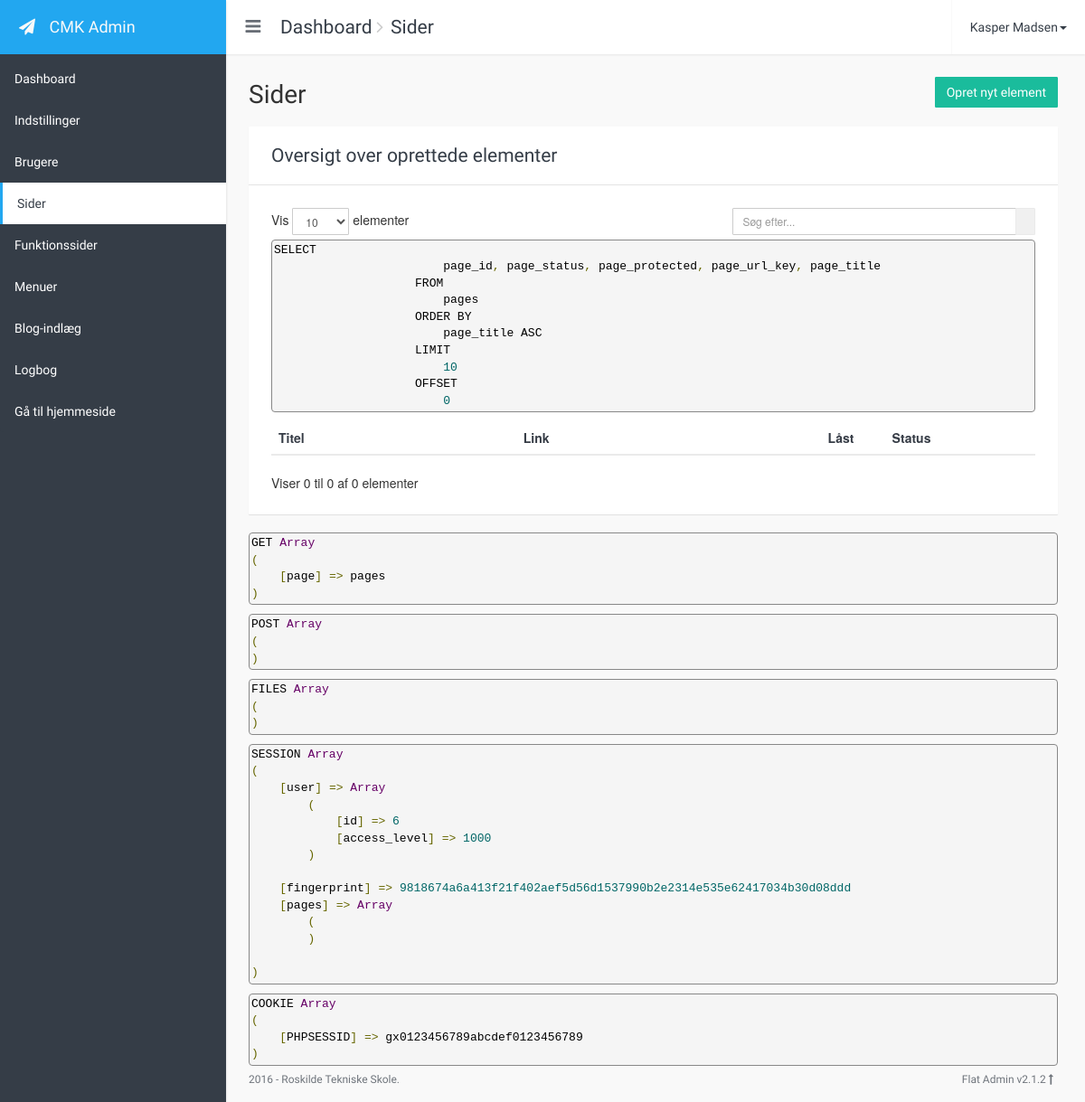
The page /cmk-cms/index.php?page=pages (signed in) on the database as committed earlier.
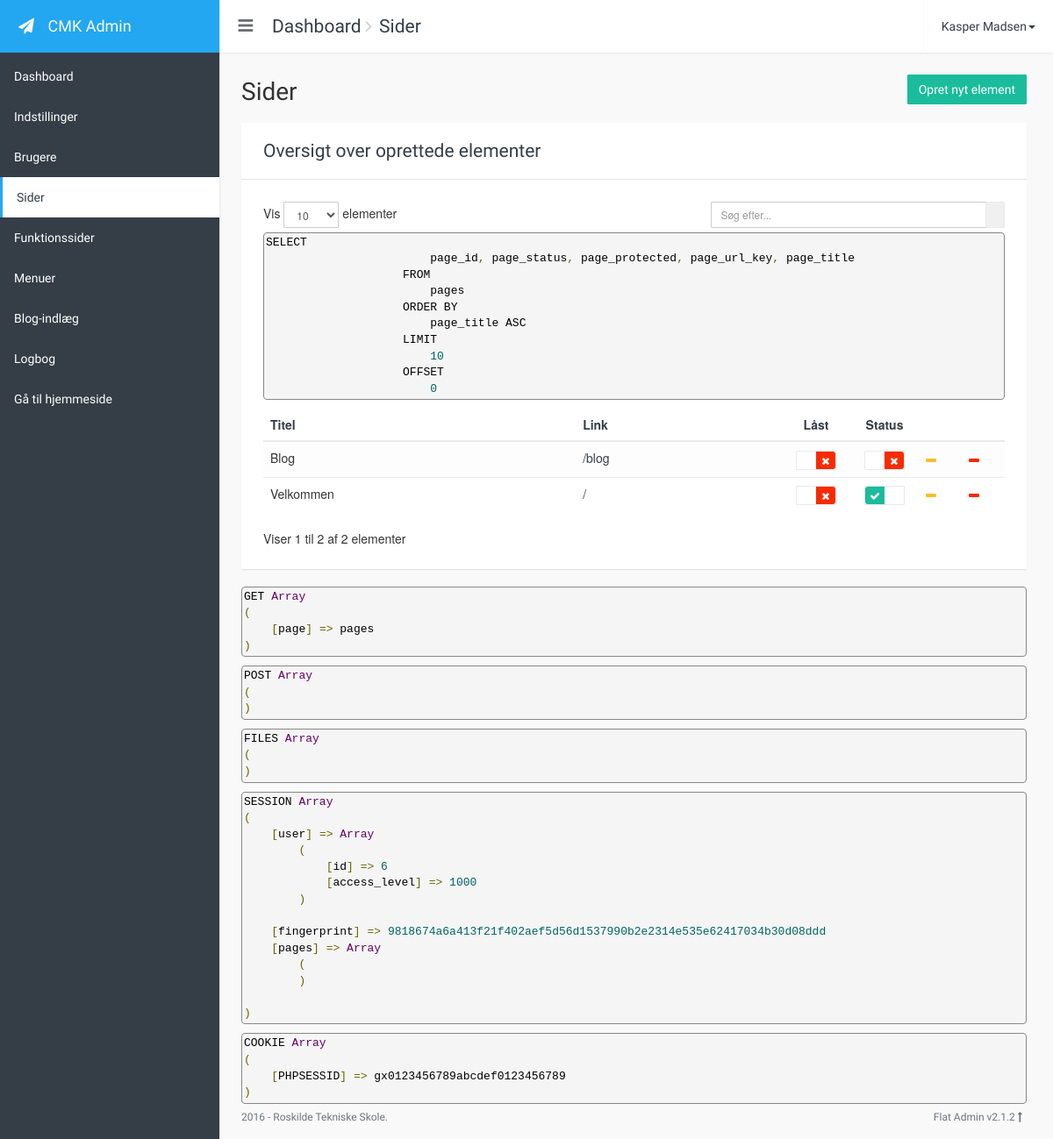
The same page on the database as committed later.
### tables this page shows
CREATE TABLE `users` (
  `user_id` mediumint(8) UNSIGNED NOT NULL,
  `user_status` tinyint(1) UNSIGNED NOT NULL DEFAULT '1' COMMENT '0=Disabled, 1=Enabled',
  `user_created` timestamp NOT NULL DEFAULT CURRENT_TIMESTAMP,
  `user_name` varchar(100) NOT NULL,
  `user_email` varchar(100) NOT NULL,
  `user_password` varchar(255) NOT NULL,
  `fk_role_id` tinyint(3) UNSIGNED NOT NULL DEFAULT '4'
);

CREATE TABLE `pages` (
  `page_id` mediumint(8) UNSIGNED NOT NULL,
  `page_status` tinyint(1) UNSIGNED NOT NULL COMMENT '0=Disabled, 1=Enabled',
  `page_protected` tinyint(1) UNSIGNED NOT NULL COMMENT '0=No, 1=Yes',
  `page_url_key` varchar(50) NOT NULL,
  `page_title` varchar(55) NOT NULL,
  `page_meta_robots` enum('noindex, follow','noindex, nofollow','index, follow','index, nofollow') NOT NULL DEFAULT 'noindex, follow',
  `page_meta_description` varchar(155) DEFAULT NULL
);

### cmk-cms/config.php (called while the page is built, shortened)
<?php
$include_path	= 'includes/';
require $include_path . 'functions.php';
$buttons =
[
	'save'		=> 'btn btn-success',
	'create'	=> 'btn btn-success',
	'edit'		=> 'btn btn-warning btn-xs',
	'delete'	=> 'btn btn-danger btn-xs',
	'primary'	=> 'btn btn-primary',
	'default'	=> 'btn btn-default'
];

### cmk-cms/view/pages.php (the view, shortened to what the rows shown need)
<?php
$page_length	= isset($_SESSION[$view_file]['page_length'])	? intval($_SESSION[$view_file]['page_length'])	: PAGE_LENGTH;
$page_no		= isset($_SESSION[$view_file]['page_no'])		? $_SESSION[$view_file]['page_no']				: 1;
$sort_by		= isset($_SESSION[$view_file]['sort_by'])		? $_SESSION[$view_file]['sort_by']				: 'title';
$order			= isset($_SESSION[$view_file]['order'])			? $mysqli->escape_string($_SESSION[$view_file]['order']) : 'asc';
$icon_title	= $icon_url = $icon_locked = $icon_status = '';
if ($order == 'desc')
{
	$new_order	= 'asc';
	$icon		= $icons['sort-desc'];
}
else
{
	$new_order	= 'desc';
	$icon		= $icons['sort-asc'];
}
switch($sort_by)
{
	case 'title':
		$icon_title	= $icon;
		$order_by		= "page_title " . strtoupper($order);
		break;
}
?>
<div class="card">
	<div class="card-body">
		<div class="table-responsive">
			<table class="table table-hover table-striped">
				<thead>
				<tr>
					<th>
						<a href="index.php?page=<?php echo $view_file ?>&sort-by=title&order=<?php echo $new_order ?>" data-page="<?php echo $view_file ?>" data-params="sort-by=title&order=<?php echo $new_order ?>" title="<?php echo SORT_BY_THIS_COLUMN ?>"><?php echo $icon_title . TITLE ?></a>
					</th>
					<th>
						<a href="index.php?page=<?php echo $view_file ?>&sort-by=url&order=<?php echo $new_order ?>" data-page="<?php echo $view_file ?>" data-params="sort-by=url&order=<?php echo $new_order ?>" title="<?php echo SORT_BY_THIS_COLUMN ?>"><?php echo $icon_url . URL ?></a>
					</th>
					<th class="icon"></th>
					<?php if ( is_super_admin() ) {  ?>
					<th class="toggle">
						<a href="index.php?page=<?php echo $view_file ?>&sort-by=locked&order=<?php echo $new_order ?>" data-page="<?php echo $view_file ?>" data-params="sort-by=locked&order=<?php echo $new_order ?>" title="<?php echo SORT_BY_THIS_COLUMN ?>"><?php echo $icon_locked . LOCKED ?></a>
					</th>
					<?php } ?>
					<th class="toggle">
						<a href="index.php?page=<?php echo $view_file ?>&sort-by=status&order=<?php echo $new_order ?>" data-page="<?php echo $view_file ?>" data-params="sort-by=status&order=<?php echo $new_order ?>" title="<?php echo SORT_BY_THIS_COLUMN ?>"><?php echo $icon_status . STATUS ?></a>
					</th>
					<th class="icon"></th>
					<th class="icon"></th>
				</tr>
				</thead>
				<tbody>
				<?php
				$search_sql = '';
				$query	=
					"SELECT
						page_id, page_status, page_protected, page_url_key, page_title
					FROM
						pages $search_sql";
				$offset = ($page_no - 1) * $page_length;
				$query .=
					"
					ORDER BY
						$order_by
					LIMIT
						$page_length
					OFFSET
						$offset";
				$result	= $mysqli->query($query);
				while( $row = $result->fetch_object() )
				{
					?>
					<tr>
						<td><?php echo $row->page_title ?></td>
						<td><a href="../<?php echo $row->page_url_key ?>" target="_blank">/<?php echo $row->page_url_key ?></a></td>
						<td class="icon">
						</td>
						<?php if ( is_super_admin() ) {  ?>
						<td class="toggle">
						</td>
						<?php } ?>
						<td class="toggle">
						</td>
						<td class="icon">
							<a class="<?php echo $buttons['edit'] ?>" href="index.php?page=page-edit&id=<?php echo $row->page_id ?>" data-page="page-edit" data-params="id=<?php echo $row->page_id ?>" title="<?php echo EDIT_ITEM ?>"><?php echo $icons['edit'] ?></a>
						</td>
						<td class="icon">
							<?php if ($row->page_protected != 1 || is_super_admin() ) {  ?>
							<a class="<?php echo $buttons['delete'] ?>" data-toggle="confirmation" href="index.php?page=<?php echo $view_file; ?>&id=<?php echo $row->page_id ?>&delete" data-page="<?php echo $view_file; ?>" data-params="id=<?php echo $row->page_id ?>&delete" title="<?php echo DELETE_ITEM ?>"><?php echo $icons['delete'] ?></a>
							<?php } ?>
						</td>
					</tr>
					<?php
				}
				?>
				</tbody>
			</table>
		</div>
	</div>
</div>
<?php
if (DEVELOPER_STATUS) { show_developer_info(); }

### cmk-cms/index.php (shortened to what the rows shown need)
<?php
require 'config.php';
if ( isset($_GET['page']) )
{
	$view_file = $_GET['page'];
}
else
{
	$view_file = 'index';
}
$view_path	= 'view/' . $view_file . '.php';
?>
<!DOCTYPE html>
<html>
<head>
    <link rel="stylesheet" type="text/css" href="../assets/bootstrap-3.3.7/css/bootstrap.min.css">
    <link rel="stylesheet" type="text/css" href="../assets/font-awesome-4.6.3/css/font-awesome.min.css">
    <link rel="stylesheet" type="text/css" href="../assets/animate.css/animate.min.css">
    <link rel="stylesheet" type="text/css" href="../assets/bootstrap-switch-3.3.2/css/bootstrap-switch.min.css">
    <link rel="stylesheet" type="text/css" href="../assets/checkbox3/checkbox3.min.css">
    <link rel="stylesheet" type="text/css" href="../assets/select2-4.0.3/css/select2.min.css">
    <link rel="stylesheet" type="text/css" href="css/style.css">
    <link rel="stylesheet" type="text/css" href="css/themes/flat-blue.css">
	<link rel="stylesheet" type="text/css" href="../assets/google-code-prettify/prettify.css" />
</head>
<body class="flat-blue" onload="prettyPrint()">
    <div class="app-container expanded">
        <div class="row content-container">
            <nav class="navbar navbar-default navbar-fixed-top navbar-top">
                <div class="container-fluid">
							<?php include 'includes/breadcrumb.php' ?>
                    <ul class="nav navbar-nav navbar-right">
                        <li class="dropdown profile">
							<?php
							$current_user_id = intval($_SESSION['user']['id']);
							$query	=
								"SELECT
									user_name, user_email
								FROM
									users
								WHERE
									user_id = $current_user_id";
							$result = $mysqli->query($query);
							$row	= $result->fetch_object();
							?>
                            <a href="#" class="dropdown-toggle" data-toggle="dropdown" role="button" aria-expanded="false"><?php echo $row->user_name ?><span class="caret"></span></a>
                        </li>
                    </ul>
                </div>
            </nav>
            <div class="container-fluid">
                <div class="side-body" id="main-content" data-content="<?php echo $view_file ?>">
					<?php
					if ( file_exists($view_path) )
					{
						include $view_path;
					}
					else
					{
						header('Location: index.php?page=error&status=404');
						exit;
					}
					?>
                </div>
            </div>
        </div>
</body>
</html>

Rows that differ between the two databases and show on the page:
added pages: page_title "Blog", page_url_key "blog"
added pages: page_title "Velkommen"
Other text that changed with them:
text no longer shown: "Viser 0 til 0 af 0 elementer"
text now shown: "Viser 1 til 2 af 2 elementer"
